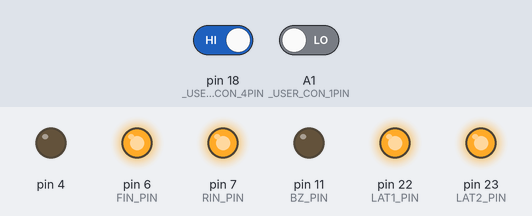
This sketch was run on a simulated Arduino Leonardo, built with avr-gcc and run on an emulated ATmega32U4. Shown: output pins drawn as LEDs (lit = HIGH). Inputs (shaded band) come from the test bench; at power-on: pin 18 (_USER_CON_4PIN) HIGH, A1 (_USER_CON_1PIN) LOW.

Above: at 1.2 s.
1.3 s: pin 18 (_USER_CON_4PIN) driven LOW
At 2.0 s:
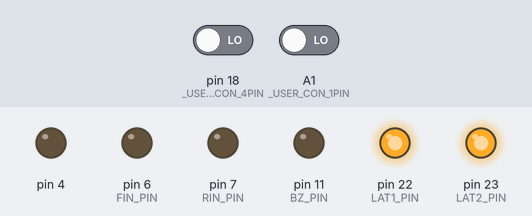
2.8 s: A1 (_USER_CON_1PIN) driven HIGH
At 3.1 s:
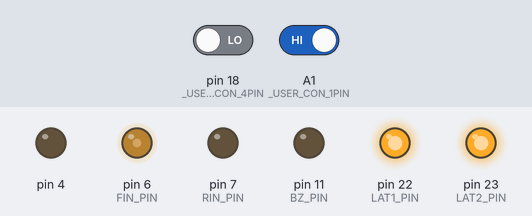
4.3 s: pin 18 (_USER_CON_4PIN) driven HIGH
At 5.5 s:
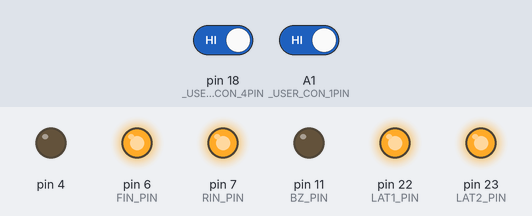
Timing chart, 0 to 7.3 s (numbered marks = the images above; inputs shaded):
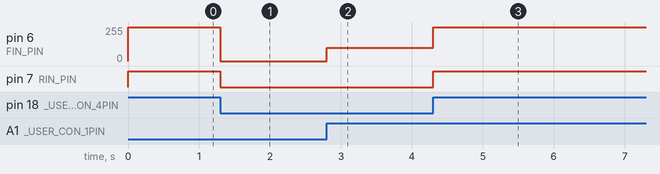

The sketch:

swdcm_1.ino
```cpp
#define USE_TIMER3_ISR
#include "mono_con.h"

//R08ものづくりコンテストシールドテスト
//入力回路はR07県大会の回路を使用
//GND:D4
//トグルスイッチ:D3
//タクトスイッチ:D2
//フォトインタラプタ:D1
//２軸ジョイスティック
//X軸,Y軸の読み取り:A1,A2

const int x_pin = A1; //X軸の出力をアナログA1へ接続。
const int y_pin = A2; //Y軸の出力をアナログA2へ接続。

const int D1 = 17; //フォトインタラプタをデジタルD1へ接続。
const int D2 = 18; //タクトスイッチをデジタルD2へ接続。
const int D3 = 19; //トグルスイッチをデジタルD3へ接続。
const int D4 = 20; //GNDに設定しD4へ接続。

const int M1 = 40; //M1（予備）へ接続。
const int M2 = 42; //M2（予備）へ接続。

int x_pos = 0; //初期状態設定。
int y_pos = 0;//初期状態設定。

int PHO = 0;
int SW = 0;
int TSW = 0;

float x_convert = 0.0f; //計算値の変数設定、オーバーフローしないようにflaot設定
float y_convert = 0.0f; //計算値の変数設定、オーバーフローしないようにflaot設定

word sTime;

ISR (TIMER3_COMPA_vect) {
  if (sTime > 5) {
    sTime = 0;

    // PHO = digitalRead(D1);
    SW = digitalRead(D2);
    TSW = digitalRead(D3);
  }

  sTime++;
}

void DMcw(int speed) {
  analogWrite(FIN_PIN, speed);
  digitalWrite(RIN_PIN, LOW);
}

void DMccw(int speed) {
  digitalWrite(FIN_PIN, LOW);
  analogWrite(RIN_PIN, speed);
}

void DMstop(void) {
  digitalWrite(FIN_PIN, HIGH);
  digitalWrite(RIN_PIN, HIGH);
}

void setup() {
  config_init();
  serial_init();

  pinMode(20, OUTPUT); //IN_D4
  digitalWrite(20, LOW); //IN_D4をGNDと設定

  pinMode(A1, INPUT);//IN_A1
  pinMode(A2, INPUT);//IN_A2
  pinMode(D1, INPUT);//IN_D1
  pinMode(D2, INPUT);//IN_D2
  pinMode(D3, INPUT);//IN_D3
  pinMode(M1, INPUT);//IN_M1
  pinMode(M2, INPUT);//IN_M2

}

void loop() {
  if (SW == LOW) {
    if (TSW == HIGH) {
      // TSW:ON SW:ON
      DMcw(100);
    } else {
      // TSW:ON SW:OFF
      DMccw(100);
    }
  } else {
    DMstop();
  }
}
```

mono_con.h
```cpp
//===================================================================================================================
//
//  高校生ものづくりコンテスト2026岡山県大会用 ArduinoShield
//
//    出力回路: 百エディケーション製
//    https://hyakuedu.wordpress.com/
//
//    CPU Board: Arduino MEGA 2560 R3
//                                     2026/01/08 OKAKO
//
//===================================================================================================================
#ifndef _MONO_CON_2026_H
#define _MONO_CON_2026_H

//--- Arduino  ATmega2560 Input
#define _USER_CON_1PIN A1
#define _USER_CON_2PIN A2
#define _USER_CON_3PIN 17
#define _USER_CON_4PIN 18
#define _USER_CON_5PIN 19
#define _USER_CON_6PIN 40
#define _USER_CON_7PIN 42
#define _USER_CON_8PIN 20 //GND

//--- OKAKO_Shield_CN2
#define BOARD_SW_PIN 26
#define BZ_PIN 11
#define FIN_PIN 6
#define RIN_PIN 7
#define LAT2_PIN 23
#define LAT1_PIN 22
#define SCK_PIN 24
#define SDI_PIN 25

//--- セグメントLED 0-9,blank
int num[11] = { 0x3f, 0x06, 0x5b, 0x4f, 0x66,  //0, 1, 2, 3, 4
                0x6d, 0x7d, 0x27, 0x7f, 0x6f,  //5, 6, 7, 8, 9
                0x00 };                        //blank

//--- レジスタ初期設定
void config_init(void) {
  pinMode(_USER_CON_1PIN, INPUT);
  pinMode(_USER_CON_2PIN, INPUT);
  pinMode(_USER_CON_3PIN, INPUT);
  pinMode(_USER_CON_4PIN, INPUT);
  pinMode(_USER_CON_5PIN, INPUT);
  pinMode(_USER_CON_6PIN, INPUT);
  pinMode(_USER_CON_7PIN, INPUT);

  pinMode(_USER_CON_8PIN, OUTPUT);
  digitalWrite(_USER_CON_8PIN, LOW); //IN_D4をGND設定

  pinMode(BOARD_SW_PIN, INPUT);
  pinMode(BZ_PIN, OUTPUT);
  pinMode(RIN_PIN, OUTPUT);
  pinMode(FIN_PIN, OUTPUT);
  pinMode(LAT1_PIN, OUTPUT);
  pinMode(LAT2_PIN, OUTPUT);
  pinMode(SCK_PIN, OUTPUT);
  pinMode(SDI_PIN, OUTPUT);

  ////////// DCモータ制御用PWM信号生成用のタイマ(Timer4)の周波数を31.37KHzに変更 //////////
  TCCR4B = (TCCR4B & 0b11111000) | 0x01;

#ifdef USE_TIMER3_ISR
  ////////// 1ms割り込み用のタイマ(Timer3)の初期化 //////////
  TCCR3A = 0;
  TCCR3B = 0x0b;
  // OCR3A = 124;
  OCR3A = 249;
  TIMSK3 = 2;
#endif
}

//--- 構造体宣言bitset
struct bitset {
  int SDI : 1;   // bit0 シリアルデータ
  int SCK : 1;   // bit1 シリアルクロック
  int LAT1 : 1;  // bit2 7seg LED 系ラッチ
  int LAT2 : 1;  // bit3 フルカラーLED,step モータ系ラッチ
  int DCM : 2;   // bit4,5 DC モータの動作モード
  int BZ : 1;    // bit6 圧電スピーカ
  int TSW : 1;   // bit7 タクトスイッチ入力
};
struct bitset RC;  // 構造体変数

//--- 共用体宣言lm (LED & step Motor)
union {
  struct
  {               //--- 構造体宣言，bit というグループ名
    int SM : 4;   // bit0 ～ bit3 ステッピングモータ励磁信号
    int R : 1;    // bit4 フルカラーLED，赤色
    int B : 1;    // bit5 フルカラーLED，青色
    int G : 1;    // bit6 フルカラーLED，緑色
    int res : 1;  // bit7 未使用
  } bit;          // bit アクセス名
  struct
  {
    int SM : 4;
    int GBR : 3;  // フルカラーLED, カラーコードを3bitで指定
    int res : 1;
  } color;  // GBRを3ビットアクセス名
  int b8;   // byte アクセス名
} lm;       // 共用体変数名

//--- U1,U2,U3初期化
void serial_init(void) {
  //U1
  digitalWrite(LAT1_PIN, LOW);
  shiftOut(SDI_PIN, SCK_PIN, MSBFIRST, 0x00);
  digitalWrite(LAT1_PIN, HIGH);

  //U2
  digitalWrite(LAT1_PIN, LOW);
  shiftOut(SDI_PIN, SCK_PIN, MSBFIRST, 0x00);
  digitalWrite(LAT1_PIN, HIGH);

  //u3
  digitalWrite(LAT2_PIN, LOW);
  shiftOut(SDI_PIN, SCK_PIN, MSBFIRST, 0x00);
  digitalWrite(LAT2_PIN, HIGH);
}

//--- 2桁7セグメントLEDの表示関数
int disp(char leftPat, char rightPat) {
  digitalWrite(LAT1_PIN, LOW);
  shiftOut(SDI_PIN, SCK_PIN, MSBFIRST, leftPat);
  digitalWrite(LAT1_PIN, HIGH);

  digitalWrite(LAT1_PIN, LOW);
  shiftOut(SDI_PIN, SCK_PIN, MSBFIRST, rightPat);
  digitalWrite(LAT1_PIN, HIGH);
}

//--- ステッピングモータの初期設定関数
int stepm_init(int n) {
  int spm[5] = { 0x9,     // A
                 0xc,     // B
                 0x6,     // nA
                 0x3,     // nB
                 0x00 };  // Stop

  return spm[n];
}

//--- フルカラーLEDとステッピングモータの動作制御関数
int led_stepmotor(char n) {
  digitalWrite(LAT2_PIN, LOW);
  shiftOut(SDI_PIN, SCK_PIN, MSBFIRST, n);
  digitalWrite(LAT2_PIN, HIGH);
}

#endif
```

Measured:
- after the input at 1.3 s, pin 6 (FIN_PIN): 255/255 → 0/255 at once; pin 7 (RIN_PIN): HIGH → LOW at once
- after the input at 2.8 s, pin 6 (FIN_PIN): 0/255 → 100/255 at once
- after the input at 4.3 s, pin 6 (FIN_PIN): 100/255 → 255/255 at once; pin 7 (RIN_PIN): LOW → HIGH at once
